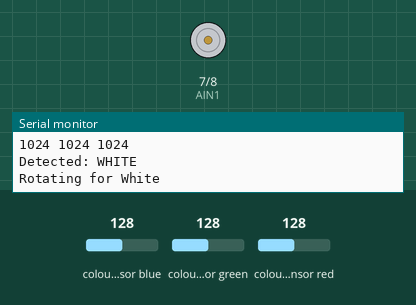
The sketch below on a simulated Arduino Uno, built with avr-gcc and run on an emulated ATmega328P. Shown: motor-driver pin pairs drawn as motors (green arrow = first pin HIGH = forward, orange = second pin HIGH = backward, longer = more drive, scaled by the enable pin), the last lines printed to the serial monitor. The inputs (shaded band) are chosen by the test bench; at power-on: colour sensor blue 128, colour sensor green 128, colour sensor red 128.

Above: at 2.9 s.
3.0 s: colour sensor blue set to 5
7.7 s: colour sensor green set to 5
At 8.35 s:
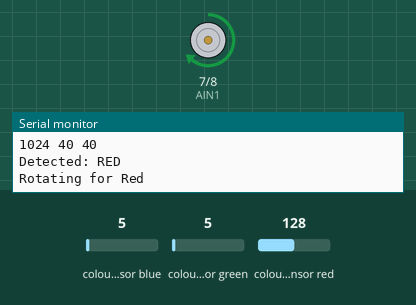
12.7 s: colour sensor blue set to 124
16.2 s: colour sensor blue set to 132
At 17.3 s:
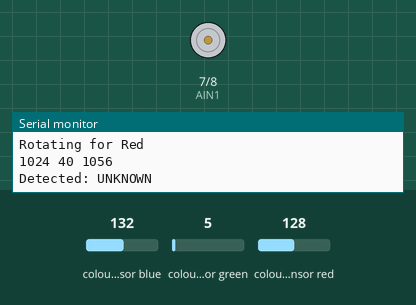
19.0 s: colour sensor blue set to 64
At 19.96 s:
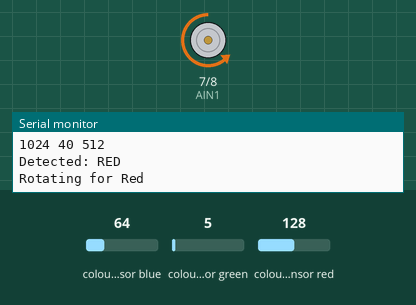
Timing chart, 0 to 24.5 s (numbered marks = the images above; inputs shaded):
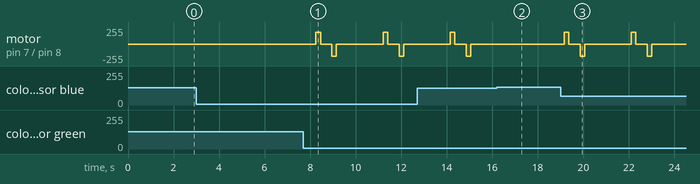

Measured:
- the behaviour switches between 127 and 128 on colour sensor blue (found by bisection; images 1 and 2)
- after the input at 7.7 s, motor on pin 7 (AIN1) / pin 8 (AIN2): stopped → forward 180/255 after 0.56 s, → stopped 0.20 s later, → backward 180/255 0.50 s later, → stopped 0.20 s later, … (8 changes in this stretch)
- after the input at 16.2 s, motor on pin 7 (AIN1) / pin 8 (AIN2): stays stopped (without the input it goes to forward 180/255 after 0.91 s)
- after the input at 19.0 s, motor on pin 7 (AIN1) / pin 8 (AIN2): stopped → forward 180/255 after 0.16 s, → stopped 0.20 s later, → backward 180/255 0.50 s later, → stopped 0.20 s later, … (8 changes in this stretch)

The sketch:

FinalPokerChipSorter.ino
```cpp
#include <Wire.h>
#include "Adafruit_TCS34725.h"

// ---------------- MOTOR ----------------
#define PWMA 5
#define AIN1 7
#define AIN2 8

// ---------------- SENSOR ----------------
Adafruit_TCS34725 tcs = Adafruit_TCS34725(
  TCS34725_INTEGRATIONTIME_50MS,
  TCS34725_GAIN_4X
);

// ---------------- SETUP ----------------
void setup() {
  Serial.begin(9600);

  pinMode(PWMA, OUTPUT);
  pinMode(AIN1, OUTPUT);
  pinMode(AIN2, OUTPUT);

  if (!tcs.begin()) {
    Serial.println("Sensor not found");
    while (1);
  }

  Serial.println("Sensor ready");
}

// ---------------- LOOP ----------------
void loop() {
  uint16_t r, g, b, c;

  tcs.getRawData(&r, &g, &b, &c);

  String color = classifyColor(r, g, b);

  Serial.print("Detected: ");
  Serial.println(color);

  actOnColor(color);

  delay(2000);
}

// ---------------- COLOR CLASSIFICATION ----------------
String classifyColor(uint16_t r, uint16_t g, uint16_t b) {
  //Serial.println("%d %d %d", r, g, b);
  //Serial.println(r, g, b);'
  //Serial.printf("%d %d %d\n", r, g, b);
  Serial.print(r);
Serial.print(" ");
Serial.print(g);
Serial.print(" ");
Serial.println(b);
  /*if (r > 250 && g > 250 && b > 250)
    return "WHITE";

  if (r < 150 && g < 150 && b < 100)
    return "BLUE";

  if (r > g && r > b && r >= 175)
    return "RED";

  if (g > r && g > b && g > 95)
    return "GREEN";

  if (b > r && b > g)
    return "BLUE";

  return "UNKNOWN";*/

  //DARKNESS CODE:
  if (r > 250 && g > 250 && b > 250)
    return "WHITE";

  if (r > g && r > b && r >= 500)
    return "RED";

  if (g > r && g > b && g >= 90)
    return "GREEN";

  if (120 < r && 180 > r && g > 120 && g < 180 && b > 120 && b < 180)
    return "BLUE";

  if (r < 160 && g < 120 && b < 90 && r > 50 && g > 50 && b > 50)
    return "BLACK";

  return "UNKNOWN";
}

// ---------------- MOTOR ACTION ----------------
void actOnColor(String color) {

  if (color == "RED") {
    Serial.println("Rotating for Red");
    rotateCW(200);
    delay(500);
    rotateCCW(200);
  }
  else if (color == "BLUE") {
    Serial.println("Rotating for Blue");
    rotateCCW(425);
    delay(500);
    rotateCW(425);
  }
  else if (color == "GREEN") {
    Serial.println("Rotating for Green");
    rotateCCW(200);
    delay(500);
    rotateCW(200);
  }
  else if (color == "WHITE") {
    Serial.println("Rotating for White");
    //rotateCCW(100);
  }
  else if (color == "BLACK") {
    Serial.println("Stopping for Black");
    //stopMotor();
  }
}

// ---------------- MOTOR FUNCTIONS ----------------
void rotateCW(int duration) {
  digitalWrite(AIN1, HIGH);
  digitalWrite(AIN2, LOW);
  analogWrite(PWMA, 180);
  delay(duration);
  stopMotor();
}

void rotateCCW(int duration) {
  digitalWrite(AIN1, LOW);
  digitalWrite(AIN2, HIGH);
  analogWrite(PWMA, 180);
  delay(duration);
  stopMotor();
}

void stopMotor() {
  analogWrite(PWMA, 0);
}

 
```
